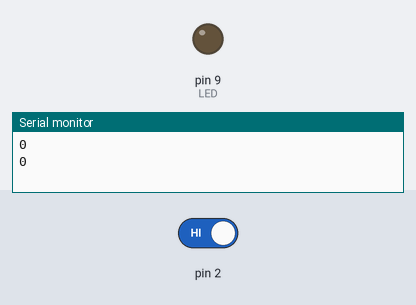
The sketch below on a simulated Arduino Uno, built for the host (arithmetic inside an expression is 32-bit, double 64-bit). On the bench: output pins drawn as LEDs (lit = HIGH), the last lines printed to the serial monitor. Inputs (shaded band) come from the test bench; at power-on: pin 2 HIGH.

Above: at 1.2 s.
1.3 s: pin 2 driven LOW
At 2.9 s:
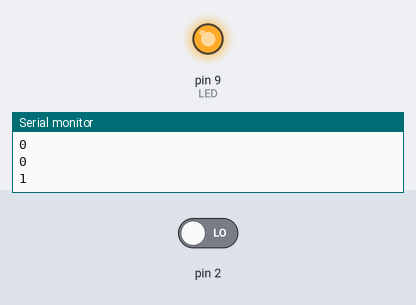
Timing chart, 0 to 4.4 s (numbered marks = the images above; inputs shaded):
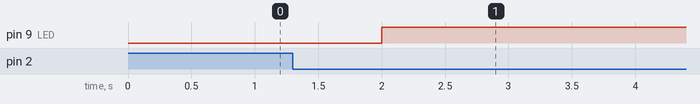

The sketch:

experiment_12.1.ino
```cpp
#define LED 9
volatile byte state = LOW;

void setup() {
  Serial.begin(9600);
  pinMode(LED, OUTPUT);
  attachInterrupt(0, toggle, LOW);
}

void loop() {
  Serial.println(state);
  digitalWrite(LED, state);
  delay(1000);
}

void toggle() {
  state = !state;
}
```

Measured:
- after the input at 1.3 s, pin 9 (LED): LOW → HIGH after 0.70 s
